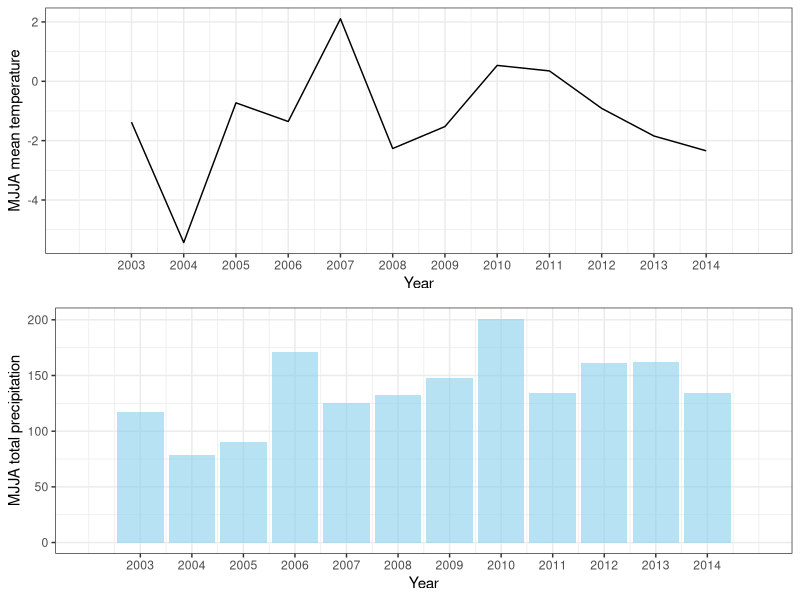

Reproduce this figure in R.
library(tidyverse)

mccall <- read_csv("AHAB_MET20032014_v2.csv")

mccallAnn <- mccall %>% 
  filter(`AT-1m` > -80) %>% 
  filter(`P (cm)` < 5) %>% 
  filter(between(DOY,120,243)) %>% 
  group_by(YR) %>% 
  summarize(annP = sum(`P (cm)`), annT = mean(`AT-1m`))


Tplot <- ggplot(mccallAnn)+
  geom_line(aes(x = YR, y = annT))+
  scale_x_continuous(name = "Year",breaks = mccallAnn$YR ,limits = c(2002,2015))+
  ylab("MJJA mean temperature")+
  theme_bw()


Pplot <- ggplot(mccallAnn)+
  geom_bar(aes(x = YR, y = annP),stat = "identity",fill = "sky blue", alpha = 0.6)+
  scale_x_continuous(name = "Year",breaks = mccallAnn$YR, limits = c(2002,2015))+
  ylab("MJJA total precipitation")+
  theme_bw()

library(gridExtra)

both <- grid.arrange(Tplot, Pplot, ncol = 1)

ggsave(both,filename =  "McCallT&P.pdf",width = 6, height = 5)
